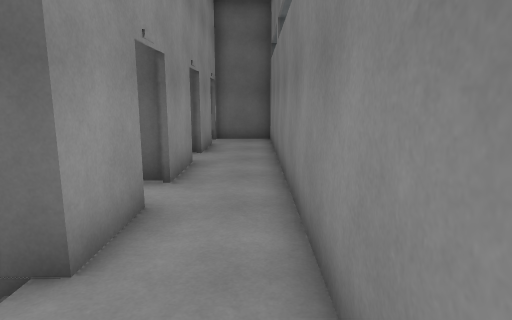
View 1 (above)

18 first-person views from a walk through a 3-D level made in the Unity game engine. The camera is 1.5 m above the floor, tilts 10° down and sees 75° across. Doors are open. The floor is counted in squares, 1 m on a side. Each view is taken from the middle of a square. On the plan, view 1 faces up. The plan holds only what a view shows up to about 15 squares ahead; the rest is blank. The place goes on beyond the plan. Surface patterns are stand-ins for the level's own textures.

View 2
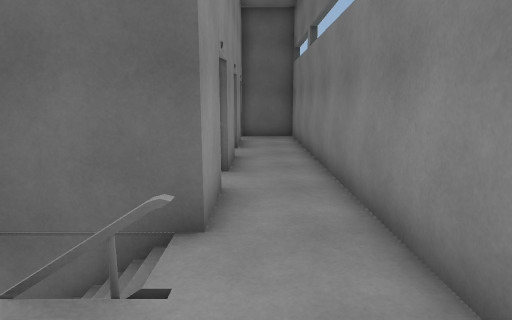

View 3
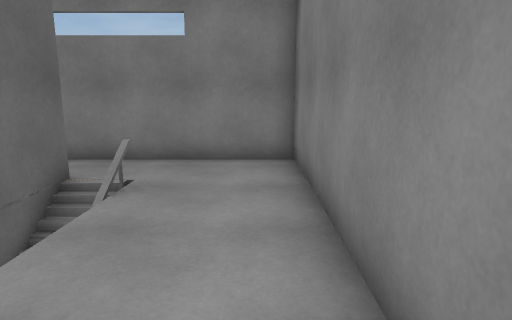

View 4
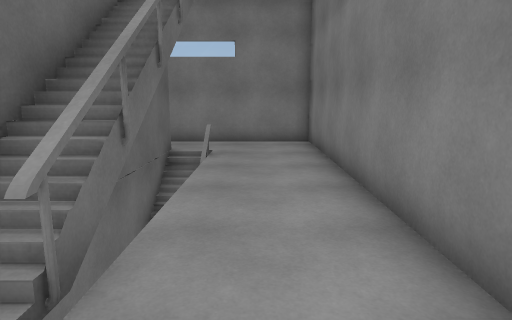

View 5
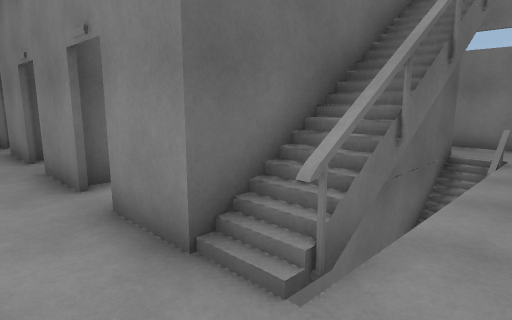

View 6
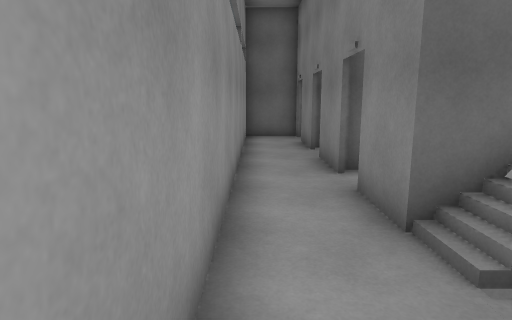

View 7
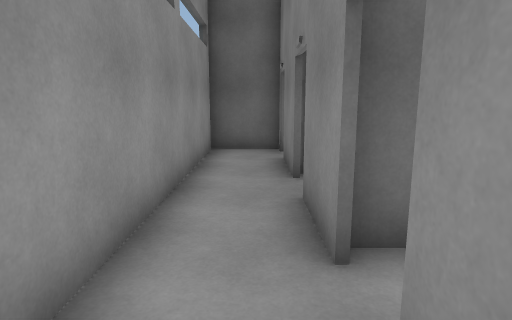

View 8
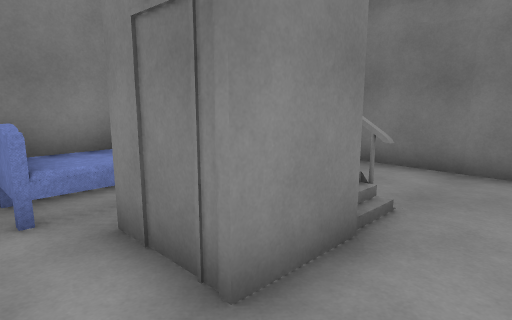

View 9
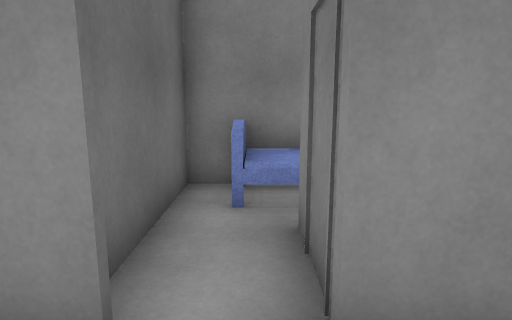

View 10
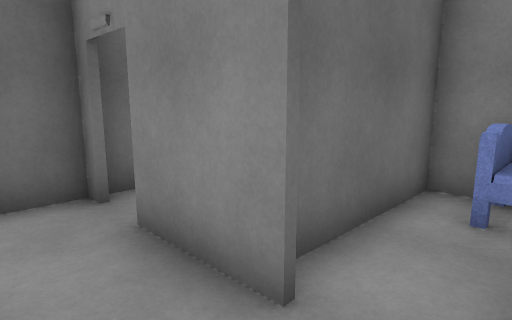

View 11
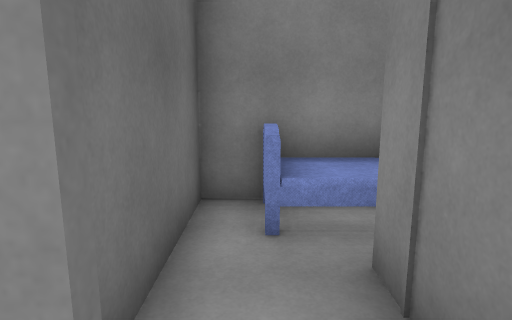

View 12
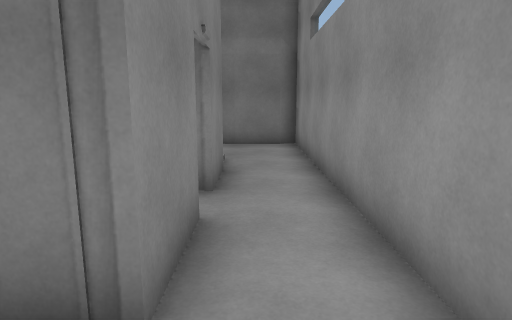

View 13
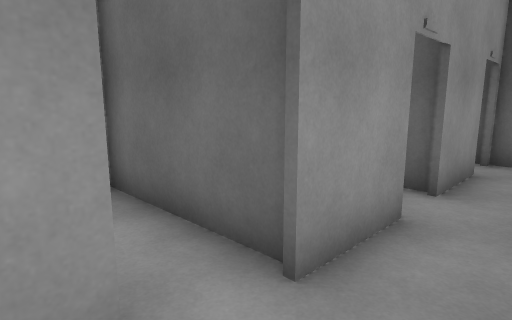

View 14
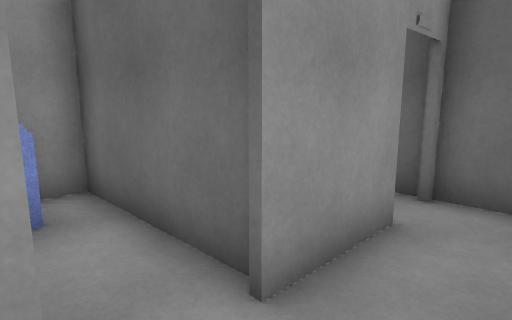

View 15
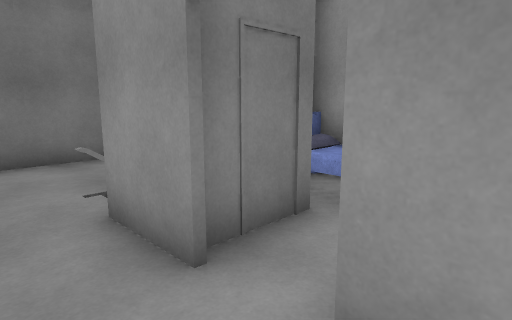

View 16
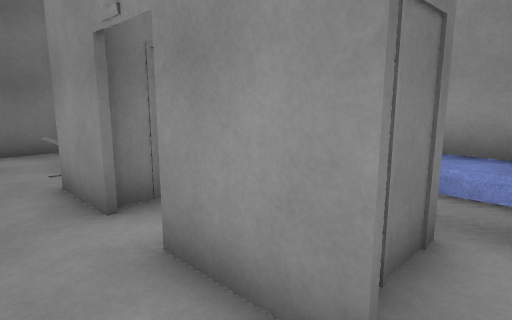

View 17
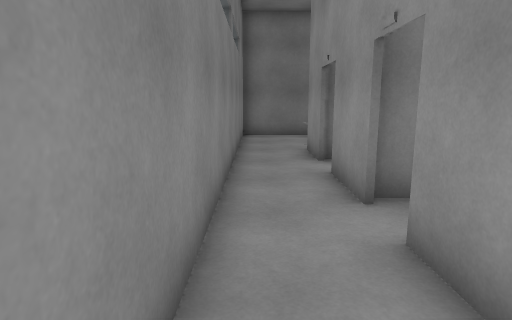

View 18
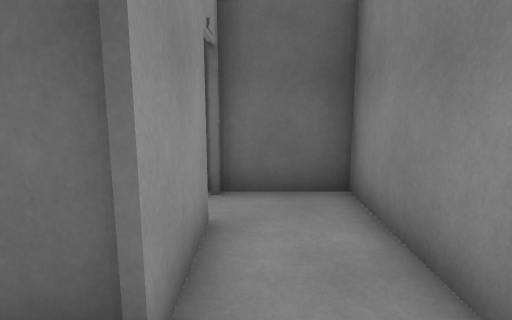

### Floor plan
Key: @ floor where view 1 was taken; # wall or solid block; . floor; / step, stairs or slope; D open door; = window, fence, low wall or low ledge; B bed; P pillow.
Columns run from 13 left of view 1 to 1 right of it. Each row starts with its distance up from view 1.
 14 ####       ####
 13 =..D       D..#
 12 =..D       D..#
 11 =..#       #..#
 10 =..#########..#
  9 =..D..B#B..D..#
  8 =..D##B#B##D..#
  7 =..### # ###..#
  6 =..D#######D..#
  5 =..D..B#B..D..#
  4 =..###B#P###..#
  3 =..#####P###..#
  2 =..///// ///..#
  1 =..==.........#
  0 #............@#
 -1 #.............#
 -2 ###############

Positions as (right, up) in squares from view 1, and headings:
1: (0, 0), facing up
2: (-1, -1), facing up
3: (-8, -1), facing right
4: (-12, 0), facing right
5: (-12, 0), facing up-right
6: (-12, -1), facing up
7: (-11, 3), facing up
8: (-12, 6), facing down-right
9: (-12, 5), facing right
10: (-12, 8), facing up-right
11: (-11, 9), facing right
12: (-11, 10), facing down
13: (0, 4), facing up-left
14: (0, 8), facing up-left
15: (0, 7), facing down-left
16: (0, 9), facing down-left
17: (0, 13), facing down
18: (-1, 8), facing up
